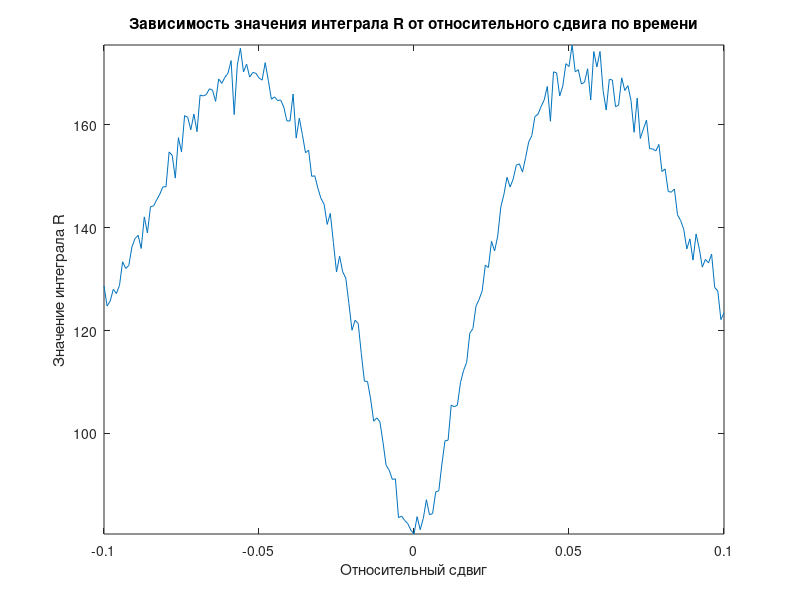

This figure's MATLAB source: (Note: this script raises an error after producing the figure.)
%расчетное задание 3

clc;
T=2.0;      %временной интервал представления сигнала
maxR=0;     %начальное значение максимума коэф. сходства

n1=9;      %кол-во периодов 1-го сигнала
n2=9;      %кол-во периодов 2-го сигнала

SKO=0.2;    %СКО шума
k=1024;     %кол-во точек дискретизации сигнала
    
d=0.1;      %коэффициент дельта
m=10;       % количество периодов несущей частоты радиоимпульса
j=1;


shift1=rand(1, 1) * T - d;      % сдвиг по времени для первого сигнала
for q = -d :0.001:d
    shift2 = shift1 + q * T;    % сдвиг по времени для первого сигнала
    noise=randn(k+1,1)*SKO;     % создание шума с SKO шума меньше заданного в переменной SKO
    for i=1:k
        t(i) = (i-1) * (T/k);   % точка t, нормированная для интервала

        w1(i) = exp(-(m*(t(i)-shift1)/T)^2);    % Оконная функция для сигнала 1
        w2(i) = exp(-(m*(t(i)-shift2)/T)^2);    % Оконная функция для сигнала 2

        x(i) = cos((2 * pi * n1 * (t(i) - shift1)) / T) * w1(i);    % сигнал 1
        y(i) = cos((2 * pi * n2 * (t(i) - shift2)) / T) * w2(i) + noise(i);    % сигнал 2

        xy(i) = abs((x(i)-y(i)));      %вычисление массива подинтегрального выражения
    end

    int_xy=trapz(xy);
    R(j) = 1/T * int_xy;
    %R(j) = (int_xy/((sqrt(int_x2)*sqrt(int_y2)))); % коэф корреляции

    if (R(j)>maxR)
        maxR=R(j);
        maxQ = q;
    end

    j=j+1;
end

q = (-d:0.001:d);
figure
plot(q,R);
axis tight;
title('Зависимость значения интеграла R от относительного сдвига по времени');
xlabel('Относительный сдвиг');
ylabel('Значение интеграла R');

maxQ

m=11;%Кол-во точек аппроксимации. Возможные значения:11, 16, 31, 61, 101, 301
for s=1:m
    b(s)=(s-1)*((2*d/0.001)/(m-1))+1;
    R1(s)=R(b(s));
end

x=linspace(-d,d,m);% Задание подписей на графиках по оси Х
s=1:m;

% figure
% plot(x,R1)
% axis tight
% title('До интерполяции');
% xlabel('Относительный сдвиг');
% ylabel('Коэффициент сходства');

xx=1:m;
xi=1:0.1:m;
yint=interp1(xx,R1,xi,'spline');% сплайн-интерполяция коэф корреляции
r1=yint;
apr=spaps(x,R1,0.000001);

% figure
% fnplt(apr)
% axis tight
% title('После интерполяции');
% xlabel('Относительный сдвиг');
% ylabel('Коэффициент сходства');

clear;



